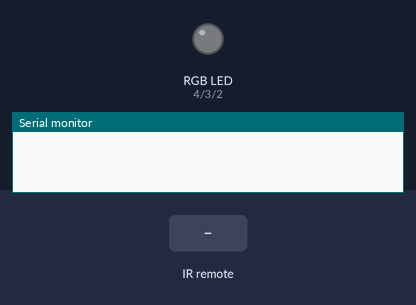
The sketch below on a simulated Arduino Uno, built with avr-gcc and run on an emulated ATmega328P. Shown: an RGB LED mixed from three pins (HIGH = lit), the last lines printed to the serial monitor. Inputs (shaded band) come from the test bench.

Above: at 1.2 s.
1.3 s: infrared code 0xFFA25D received
At 1.9 s:
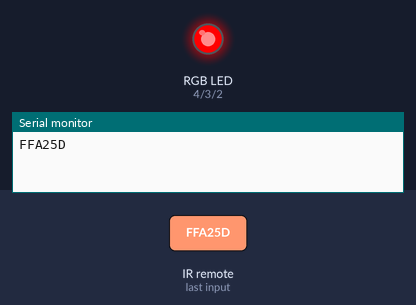
2.8 s: infrared code 0xFF629D received
At 3.1 s:
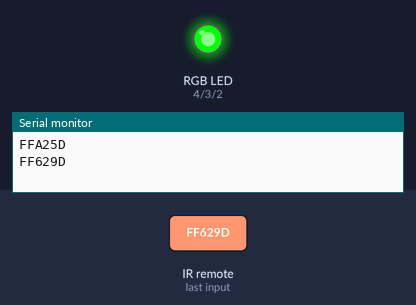
4.3 s: infrared code 0xFFE21D received
At 5.4 s:
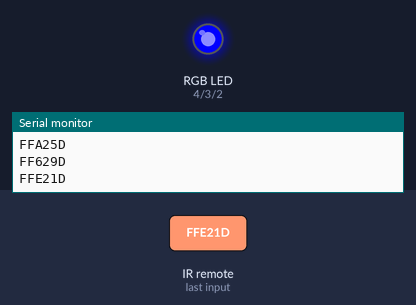
5.8 s: infrared code 0xFF22DD received
At 6.5 s:
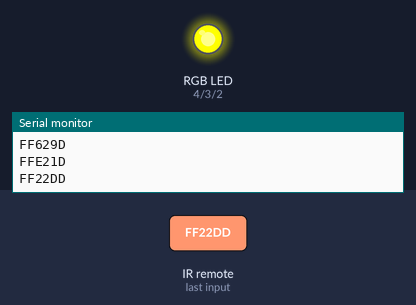
7.3 s: infrared code 0xFF02FD received
At 7.7 s:
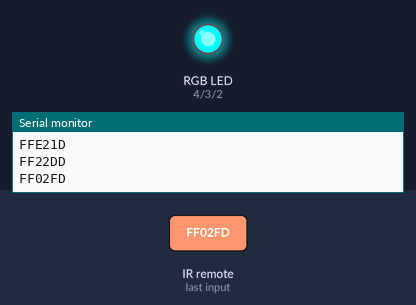
8.8 s: infrared code 0xFFC23D received
At 10.0 s:
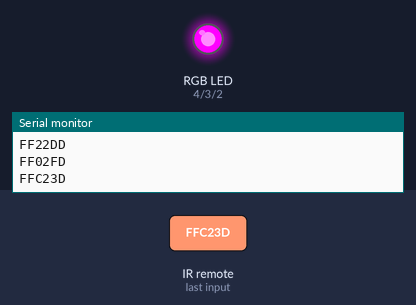
Timing chart, 0 to 11.3 s (numbered marks = the images above; inputs shaded):
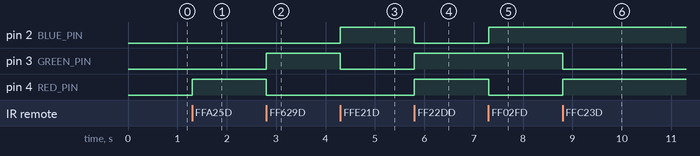

The sketch:

RGB_LED_CONTROL.ino
```cpp
#include <IRremote.h>

const int RECV_PIN = 7;
const int RED_PIN = 4;
const int GREEN_PIN = 3;
const int BLUE_PIN = 2;

IRrecv irrecv(RECV_PIN);
decode_results results;

void setup() {
    pinMode(RED_PIN, OUTPUT);
    pinMode(GREEN_PIN, OUTPUT);
    pinMode(BLUE_PIN, OUTPUT);
    Serial.begin(9600);
    irrecv.enableIRIn(); // Start the receiver
}

void loop() {
    if (irrecv.decode(&results)) {
        Serial.println(results.value, HEX);

        switch (results.value) {
            case 0xFFA25D: // Button 1
                setColor(255, 0, 0); // Red
                break;
            case 0xFF629D: // Button 2
                setColor(0, 255, 0); // Green
                break;
            case 0xFFE21D: // Button 3
                setColor(0, 0, 255); // Blue
                break;
            case 0xFF22DD: // Button 4
                setColor(255, 255, 0); // Yellow
                break;
            case 0xFF02FD: // Button 5
                setColor(0, 255, 255); // Cyan
                break;
            case 0xFFC23D: // Button 6
                setColor(255, 0, 255); // Magenta
                break;
            case 0xFFE01F: // Button 7
                setColor(255, 255, 255); // White
                break;
            case 0xFFA857: // Button 8
                setColor(0, 0, 0); // Off
                break;
        }

        irrecv.resume(); // Receive the next value
    }
}

void setColor(int red, int green, int blue) {
    analogWrite(RED_PIN, red);
    analogWrite(GREEN_PIN, green);
    analogWrite(BLUE_PIN, blue);
}
```

Measured:
- after the input at 1.3 s, pin 4 (RED_PIN): LOW → HIGH at once
- after the input at 2.8 s, pin 3 (GREEN_PIN): LOW → HIGH at once; pin 4 (RED_PIN): HIGH → LOW at once
- after the input at 4.3 s, pin 2 (BLUE_PIN): LOW → HIGH at once; pin 3 (GREEN_PIN): HIGH → LOW at once
- after the input at 5.8 s, pin 2 (BLUE_PIN): HIGH → LOW at once; pin 3 (GREEN_PIN), pin 4 (RED_PIN): LOW → HIGH at once
- after the input at 7.3 s, pin 2 (BLUE_PIN): LOW → HIGH at once; pin 4 (RED_PIN): HIGH → LOW at once
- after the input at 8.8 s, pin 3 (GREEN_PIN): HIGH → LOW at once; pin 4 (RED_PIN): LOW → HIGH at once
